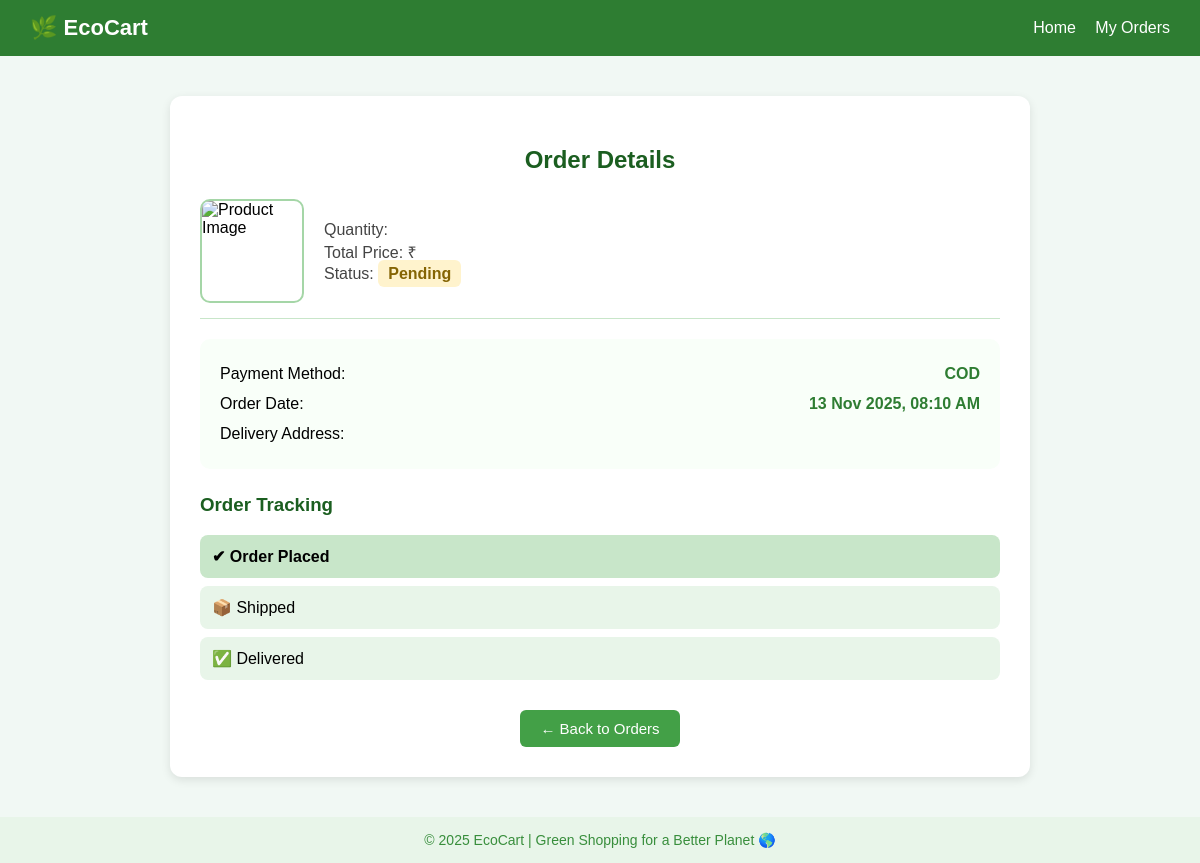
/order/8/ (signed in), run on the app's committed database.
### app/models.py (models this page shows, shortened)
class Order(models.Model):
    user = models.ForeignKey(CustomUser, on_delete=models.CASCADE)
    address_order = models.CharField(max_length=255, null=True, blank=True)
    payment_method = models.CharField(max_length=50, default='COD')
    status = models.CharField(max_length=20, default='Pending')
    order_date = models.DateTimeField(default=timezone.now)

### app/views.py (the view)
# urls.py: path('order/<int:order_id>/', views.order_detail, name='order_detail'),
def order_detail(request, order_id):
    order = get_object_or_404(Order, id=order_id, user=request.user)
    return render(request, 'order_detail.html', {'order': order})

### templates/order_detail.html (shortened to what this page needs)
{% load static %}
<!DOCTYPE html>
<html lang="en">
<head>
</head>
<body>
    <header>
        <div class="logo">🌿 EcoCart</div>
        <div>
            <a href="{% url 'userhome' %}" style="color: white; text-decoration: none; margin-right: 15px;">Home</a>
            <a href="{% url 'user_orders' %}" style="color: white; text-decoration: none;">My Orders</a>
        </div>
    </header>
    <div class="order-detail-container">
        <h2>Order Details</h2>
        <div class="product-info">
            <img src="{{ order.product.image.url }}" alt="Product Image" class="product-image">
            <div class="product-details">
                <p>Quantity: {{ order.quantity }}</p>
                <p>Total Price: ₹{{ order.total_price }}</p>
                <p>Status: <span class="status {{ order.status }}">{{ order.status }}</span></p>
            </div>
        </div>
        <div class="order-summary">
            <div class="summary-item">
                <span>Payment Method:</span>
                <strong>{{ order.payment_method }}</strong>
            </div>
            <div class="summary-item">
                <span>Order Date:</span>
                <strong>{{ order.order_date|date:"d M Y, h:i A" }}</strong>
            </div>
            <div class="summary-item">
                <span>Delivery Address:</span>
            </div>
        </div>
        <div class="tracking">
            <h3 style="color:#1b5e20;">Order Tracking</h3>
            <div class="tracking-step completed">✔ Order Placed</div>
            <div class="tracking-step {% if order.status in 'Shipped,Completed' %}completed{% endif %}">📦 Shipped</div>
            <div class="tracking-step {% if order.status == 'Completed' %}completed{% endif %}">✅ Delivered</div>
        </div>
        <div style="text-align:center; margin-top:30px;">
            <a href="{% url 'user_orders' %}" class="back-btn">← Back to Orders</a>
        </div>
    </div>
    <footer>
        © 2025 EcoCart | Green Shopping for a Better Planet 🌎
    </footer>
</body>
</html>

### templates/order_detail.html (style rules this page uses)
body { font-family: 'Poppins', sans-serif; background-color: #f1f8f4; margin: 0; padding: 0; }
header { background: #2e7d32; color: white; padding: 15px 30px; display: flex; align-items: center; justify-content: space-between; }
.logo { font-size: 22px; font-weight: bold; }
.order-detail-container { max-width: 800px; margin: 40px auto; background: white; padding: 30px; border-radius: 12px; box-shadow: 0 3px 10px rgba(0,0,0,0.1); }
h2 { text-align: center; color: #1b5e20; margin-bottom: 25px; }
.product-info { display: flex; align-items: center; gap: 20px; border-bottom: 1px solid #c8e6c9; padding-bottom: 15px; margin-bottom: 20px; }
.product-info img { width: 100px; height: 100px; border-radius: 10px; object-fit: cover; border: 2px solid #a5d6a7; }
.product-details p { margin: 2px 0; color: #444; }
.status { font-weight: bold; border-radius: 6px; padding: 5px 10px; }
.status.Pending { background-color: #fff3cd; color: #856404; }
.order-summary { background: #f9fff9; padding: 20px; border-radius: 10px; margin-bottom: 25px; }
.summary-item { display: flex; justify-content: space-between; padding: 6px 0; }
.summary-item strong { color: #2e7d32; }
.back-btn { display: inline-block; text-decoration: none; background-color: #43a047; color: white; padding: 10px 20px; border-radius: 6px; font-size: 15px; }
footer { text-align: center; padding: 15px; background: #e8f5e9; color: #388e3c; font-size: 14px; margin-top: 40px; }
.tracking { margin-top: 25px; }
.tracking-step { background: #e8f5e9; padding: 12px; border-radius: 8px; margin-bottom: 8px; }
.tracking-step.completed { background: #c8e6c9; font-weight: 600; }

### data on the page
Order: status "Pending", payment_method "COD", order_date "13 Nov 2025, 08:10 AM"
